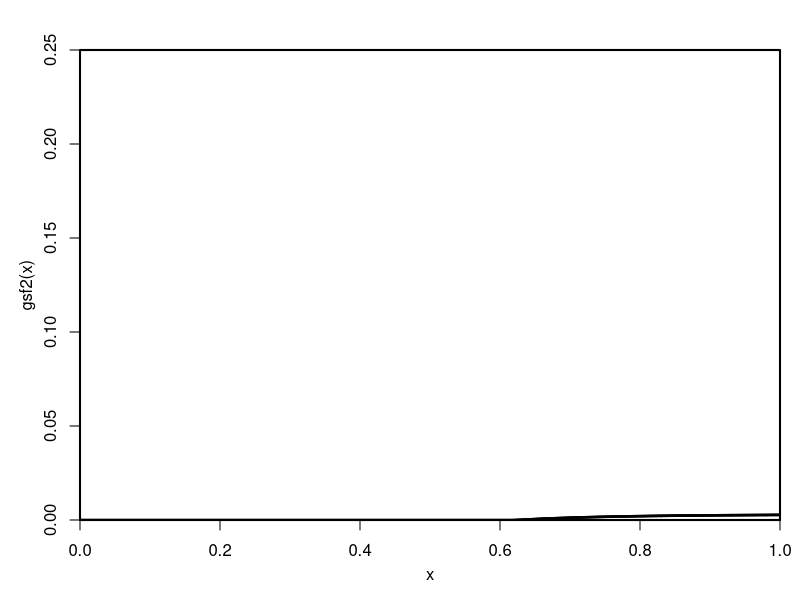

This chart was generated by the following R code:

gsf1 <- function(w,
                 a=1.6, LAI=1, nZ=0.5, p=43200, l=1.8e-5, h=l*a*LAI/nZ*p, VPD=0.02,
                 pe=-1.58*10^-3, b=4.38, h2=h/1000, kmax=5, c=5.71, d=10.05){
  h2/(h*VPD)*pe*kmax*(w^(-b)-w0^(-b))*exp(-(-pe*w0^(-b)/d)^c)}
gsf2 <- Vectorize(function(w)ifelse(w>w0, gsf1(w), 0))

# Figures
windows(8, 6)
par(mgp = c(2.2, 1, 0), xaxs = "i", yaxs = "i", lwd = 2, mar=c(4, 4, 2.5, 1), mfrow=c(1,1))
w0 <- 0.61887864661125191
curve(gsf2,0, 1, ylim=c(0, 0.25))
w0 <- 0.63197148074076115
curve(gsf2,0, 1, add=T)
w0 <- 0.62412701543078464
curve(gsf2,0, 1, add=T)
w0 <- 0.61820904273854638
curve(gsf2,0, 1, add=T)
w0 <- 0.63025774898667186
curve(gsf2,0, 1, add=T)
